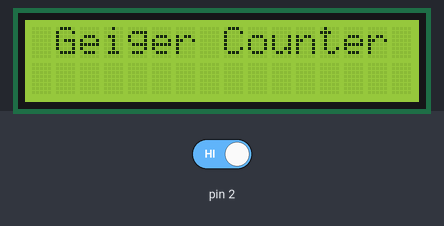
This sketch was run on a simulated Arduino Uno, built with avr-gcc and run on an emulated ATmega328P. On the bench: 16×2 character LCD. The test bench sets the inputs (shaded band); at power-on: pin 2 HIGH.

Above: at 0.2 s.
At 3.3 s:
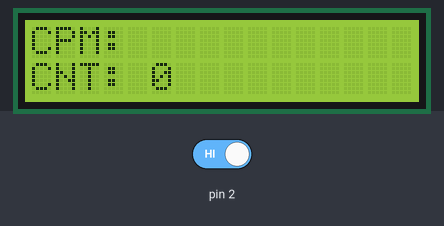
3.4 s: pin 2 driven LOW
At 4.1 s:
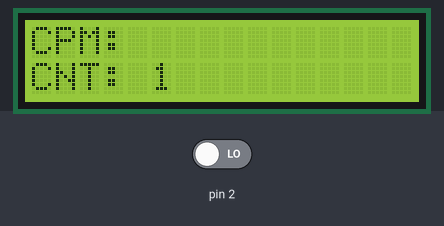
Timing chart, 0 to 6.4 s (numbered marks = the images above; inputs shaded):
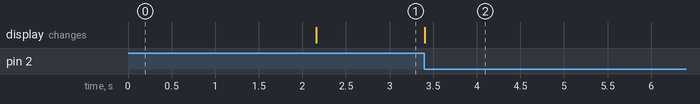

The sketch:

I2C_GEIGER.ino
```cpp
// include the library code:
#include <Wire.h>
#include <SPI.h>
#include <LiquidCrystal_I2C.h>
#define LOG_PERIOD 15000  //Logging period in milliseconds, recommended value 15000-60000.
#define MAX_PERIOD 60000  //Maximum logging period without modifying this sketch
#define PERIOD 60000.0 // (60 sec) one minute measure period
volatile unsigned long CNT; // variable for counting interrupts from dosimeter
unsigned long counts;     //variable for GM Tube events
unsigned long cpm;        //variable for CPM
unsigned int multiplier;  //variable for calculation CPM in this sketch
unsigned long previousMillis;  //variable for time measurement
unsigned long dispPeriod; // variable for measuring time
unsigned long CPM; // variable for measuring CPM
// initialize the library with the numbers of the interface pins

LiquidCrystal_I2C lcd(0x27,16,2);  // set the LCD address to 0x27 for a 16 chars and 2 line display
void setup() { // setup
lcd.init();
lcd.init();
lcd.backlight();
CNT = 0;
CPM = 0;
dispPeriod = 0;
lcd.setCursor(0,0);
lcd.print(" Geiger Counter ");
delay(2000);
cleanDisplay();
attachInterrupt(0,GetEvent,FALLING); // Event on pin 2
}
void loop() {
lcd.setCursor(0,0); // print text and CNT on the LCD
lcd.print("CPM:");
lcd.setCursor(0,1);
lcd.print("CNT:");
lcd.setCursor(5,1);
lcd.print(CNT);
if (millis() >=dispPeriod + PERIOD) { // If one minute is over
cleanDisplay(); // Clear LCD
// Do something about accumulated CNT events....
lcd.setCursor(5, 0);
CPM = CNT;
lcd.print(CPM); //Display CPM
CNT = 0;
dispPeriod = millis();
}
}
void GetEvent(){ // Get Event from Device
CNT++;
}
void cleanDisplay (){ // Clear LCD routine
lcd.clear();
lcd.setCursor(0,0);
lcd.setCursor(0,0);
}
```

Measured:
- after the input at 3.4 s, the display: changes at once (image 2)
